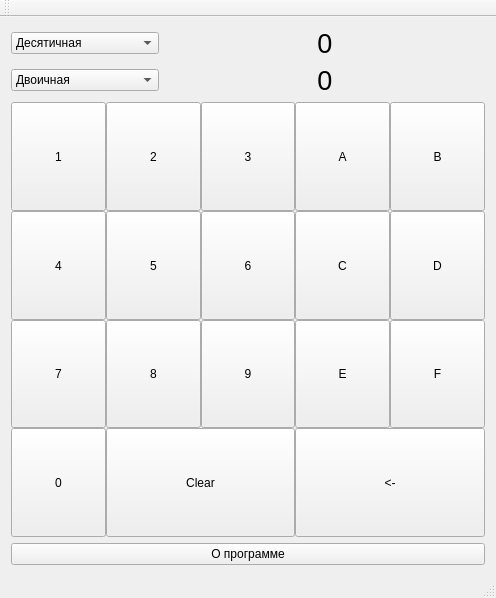
<?xml version="1.0" encoding="UTF-8"?>
<ui version="4.0">
 <class>MainWindow</class>
 <widget class="QMainWindow" name="MainWindow">
  <property name="geometry">
   <rect>
    <x>0</x>
    <y>0</y>
    <width>496</width>
    <height>598</height>
   </rect>
  </property>
  <property name="focusPolicy">
   <enum>Qt::NoFocus</enum>
  </property>
  <property name="windowTitle">
   <string>MainWindow</string>
  </property>
  <widget class="QWidget" name="centralWidget">
   <layout class="QGridLayout" name="gridLayout_2">
    <item row="4" column="0">
     <layout class="QVBoxLayout" name="verticalLayout">
      <property name="spacing">
       <number>6</number>
      </property>
      <item>
       <layout class="QGridLayout" name="gridLayout_3">
        <item row="0" column="1">
         <widget class="QComboBox" name="cbFrom">
          <property name="currentText">
           <string>Десятичная</string>
          </property>
          <property name="currentIndex">
           <number>4</number>
          </property>
          <item>
           <property name="text">
            <string>Двоичная</string>
           </property>
          </item>
          <item>
           <property name="text">
            <string>Троичная</string>
           </property>
          </item>
          <item>
           <property name="text">
            <string>Четверичная</string>
           </property>
          </item>
          <item>
           <property name="text">
            <string>Восьмеричная</string>
           </property>
          </item>
          <item>
           <property name="text">
            <string>Десятичная</string>
           </property>
          </item>
          <item>
           <property name="text">
            <string>Шестнадцатеричная</string>
           </property>
          </item>
         </widget>
        </item>
        <item row="0" column="2">
         <widget class="QLabel" name="lFrom">
          <property name="sizePolicy">
           <sizepolicy hsizetype="Preferred" vsizetype="Preferred">
            <horstretch>1</horstretch>
            <verstretch>0</verstretch>
           </sizepolicy>
          </property>
          <property name="font">
           <font>
            <pointsize>20</pointsize>
           </font>
          </property>
          <property name="text">
           <string>0</string>
          </property>
          <property name="alignment">
           <set>Qt::AlignCenter</set>
          </property>
         </widget>
        </item>
        <item row="1" column="1">
         <widget class="QComboBox" name="cbTo">
          <property name="currentText">
           <string>Двоичная</string>
          </property>
          <item>
           <property name="text">
            <string>Двоичная</string>
           </property>
          </item>
          <item>
           <property name="text">
            <string>Троичная</string>
           </property>
          </item>
          <item>
           <property name="text">
            <string>Четверичная</string>
           </property>
          </item>
          <item>
           <property name="text">
            <string>Восьмеричная</string>
           </property>
          </item>
          <item>
           <property name="text">
            <string>Десятичная</string>
           </property>
          </item>
          <item>
           <property name="text">
            <string>Шестнадцатеричная</string>
           </property>
          </item>
         </widget>
        </item>
        <item row="1" column="2">
         <widget class="QLabel" name="lTo">
          <property name="sizePolicy">
           <sizepolicy hsizetype="Preferred" vsizetype="Preferred">
            <horstretch>1</horstretch>
            <verstretch>0</verstretch>
           </sizepolicy>
          </property>
          <property name="font">
           <font>
            <pointsize>20</pointsize>
           </font>
          </property>
          <property name="layoutDirection">
           <enum>Qt::LeftToRight</enum>
          </property>
          <property name="text">
           <string>0</string>
          </property>
          <property name="alignment">
           <set>Qt::AlignCenter</set>
          </property>
         </widget>
        </item>
       </layout>
      </item>
      <item>
       <layout class="QGridLayout" name="gridLayout" rowstretch="0,0,0,0,0">
        <property name="spacing">
         <number>0</number>
        </property>
        <item row="3" column="0">
         <widget class="QPushButton" name="btn7">
          <property name="sizePolicy">
           <sizepolicy hsizetype="Expanding" vsizetype="Expanding">
            <horstretch>0</horstretch>
            <verstretch>0</verstretch>
           </sizepolicy>
          </property>
          <property name="text">
           <string>7</string>
          </property>
         </widget>
        </item>
        <item row="3" column="1">
         <widget class="QPushButton" name="btn8">
          <property name="sizePolicy">
           <sizepolicy hsizetype="Expanding" vsizetype="Expanding">
            <horstretch>0</horstretch>
            <verstretch>0</verstretch>
           </sizepolicy>
          </property>
          <property name="text">
           <string>8</string>
          </property>
         </widget>
        </item>
        <item row="1" column="1">
         <widget class="QPushButton" name="btn5">
          <property name="sizePolicy">
           <sizepolicy hsizetype="Expanding" vsizetype="Expanding">
            <horstretch>0</horstretch>
            <verstretch>0</verstretch>
           </sizepolicy>
          </property>
          <property name="text">
           <string>5</string>
          </property>
         </widget>
        </item>
        <item row="1" column="0">
         <widget class="QPushButton" name="btn4">
          <property name="sizePolicy">
           <sizepolicy hsizetype="Expanding" vsizetype="Expanding">
            <horstretch>0</horstretch>
            <verstretch>0</verstretch>
           </sizepolicy>
          </property>
          <property name="text">
           <string>4</string>
          </property>
         </widget>
        </item>
        <item row="3" column="2">
         <widget class="QPushButton" name="btn9">
          <property name="sizePolicy">
           <sizepolicy hsizetype="Expanding" vsizetype="Expanding">
            <horstretch>0</horstretch>
            <verstretch>0</verstretch>
           </sizepolicy>
          </property>
          <property name="text">
           <string>9</string>
          </property>
         </widget>
        </item>
        <item row="0" column="0">
         <widget class="QPushButton" name="btn1">
          <property name="sizePolicy">
           <sizepolicy hsizetype="Expanding" vsizetype="Expanding">
            <horstretch>0</horstretch>
            <verstretch>0</verstretch>
           </sizepolicy>
          </property>
          <property name="text">
           <string>1</string>
          </property>
         </widget>
        </item>
        <item row="0" column="1">
         <widget class="QPushButton" name="btn2">
          <property name="sizePolicy">
           <sizepolicy hsizetype="Expanding" vsizetype="Expanding">
            <horstretch>0</horstretch>
            <verstretch>0</verstretch>
           </sizepolicy>
          </property>
          <property name="text">
           <string>2</string>
          </property>
         </widget>
        </item>
        <item row="4" column="0">
         <widget class="QPushButton" name="btn0">
          <property name="sizePolicy">
           <sizepolicy hsizetype="Expanding" vsizetype="Expanding">
            <horstretch>0</horstretch>
            <verstretch>0</verstretch>
           </sizepolicy>
          </property>
          <property name="text">
           <string>0</string>
          </property>
         </widget>
        </item>
        <item row="1" column="2">
         <widget class="QPushButton" name="btn6">
          <property name="sizePolicy">
           <sizepolicy hsizetype="Expanding" vsizetype="Expanding">
            <horstretch>0</horstretch>
            <verstretch>0</verstretch>
           </sizepolicy>
          </property>
          <property name="text">
           <string>6</string>
          </property>
         </widget>
        </item>
        <item row="0" column="2">
         <widget class="QPushButton" name="btn3">
          <property name="sizePolicy">
           <sizepolicy hsizetype="Expanding" vsizetype="Expanding">
            <horstretch>0</horstretch>
            <verstretch>0</verstretch>
           </sizepolicy>
          </property>
          <property name="text">
           <string>3</string>
          </property>
         </widget>
        </item>
        <item row="0" column="3">
         <widget class="QPushButton" name="btnA">
          <property name="sizePolicy">
           <sizepolicy hsizetype="Expanding" vsizetype="Expanding">
            <horstretch>0</horstretch>
            <verstretch>0</verstretch>
           </sizepolicy>
          </property>
          <property name="text">
           <string>A</string>
          </property>
         </widget>
        </item>
        <item row="0" column="5">
         <widget class="QPushButton" name="btnB">
          <property name="sizePolicy">
           <sizepolicy hsizetype="Expanding" vsizetype="Expanding">
            <horstretch>0</horstretch>
            <verstretch>0</verstretch>
           </sizepolicy>
          </property>
          <property name="text">
           <string>B</string>
          </property>
         </widget>
        </item>
        <item row="1" column="5">
         <widget class="QPushButton" name="btnD">
          <property name="sizePolicy">
           <sizepolicy hsizetype="Expanding" vsizetype="Expanding">
            <horstretch>0</horstretch>
            <verstretch>0</verstretch>
           </sizepolicy>
          </property>
          <property name="text">
           <string>D</string>
          </property>
         </widget>
        </item>
        <item row="1" column="3">
         <widget class="QPushButton" name="btnC">
          <property name="sizePolicy">
           <sizepolicy hsizetype="Expanding" vsizetype="Expanding">
            <horstretch>0</horstretch>
            <verstretch>0</verstretch>
           </sizepolicy>
          </property>
          <property name="text">
           <string>C</string>
          </property>
         </widget>
        </item>
        <item row="3" column="3">
         <widget class="QPushButton" name="btnE">
          <property name="sizePolicy">
           <sizepolicy hsizetype="Expanding" vsizetype="Expanding">
            <horstretch>0</horstretch>
            <verstretch>0</verstretch>
           </sizepolicy>
          </property>
          <property name="text">
           <string>E</string>
          </property>
         </widget>
        </item>
        <item row="3" column="5">
         <widget class="QPushButton" name="btnF">
          <property name="sizePolicy">
           <sizepolicy hsizetype="Expanding" vsizetype="Expanding">
            <horstretch>0</horstretch>
            <verstretch>0</verstretch>
           </sizepolicy>
          </property>
          <property name="text">
           <string>F</string>
          </property>
         </widget>
        </item>
        <item row="4" column="1" colspan="2">
         <widget class="QPushButton" name="btnClear">
          <property name="sizePolicy">
           <sizepolicy hsizetype="Expanding" vsizetype="Expanding">
            <horstretch>0</horstretch>
            <verstretch>0</verstretch>
           </sizepolicy>
          </property>
          <property name="text">
           <string>Clear</string>
          </property>
         </widget>
        </item>
        <item row="4" column="3" colspan="3">
         <widget class="QPushButton" name="btnBackspace">
          <property name="sizePolicy">
           <sizepolicy hsizetype="Expanding" vsizetype="Expanding">
            <horstretch>0</horstretch>
            <verstretch>0</verstretch>
           </sizepolicy>
          </property>
          <property name="text">
           <string>&lt;-</string>
          </property>
         </widget>
        </item>
       </layout>
      </item>
      <item>
       <widget class="QPushButton" name="btnAbout">
        <property name="text">
         <string>О программе</string>
        </property>
       </widget>
      </item>
     </layout>
    </item>
   </layout>
  </widget>
  <widget class="QMenuBar" name="menuBar">
   <property name="geometry">
    <rect>
     <x>0</x>
     <y>0</y>
     <width>496</width>
     <height>21</height>
    </rect>
   </property>
  </widget>
  <widget class="QToolBar" name="mainToolBar">
   <attribute name="toolBarArea">
    <enum>TopToolBarArea</enum>
   </attribute>
   <attribute name="toolBarBreak">
    <bool>false</bool>
   </attribute>
  </widget>
  <widget class="QStatusBar" name="statusBar"/>
 </widget>
 <layoutdefault spacing="6" margin="11"/>
 <tabstops>
  <tabstop>btn1</tabstop>
  <tabstop>btn2</tabstop>
  <tabstop>btn3</tabstop>
  <tabstop>btn4</tabstop>
  <tabstop>btn5</tabstop>
  <tabstop>btn6</tabstop>
  <tabstop>btn7</tabstop>
  <tabstop>btn8</tabstop>
  <tabstop>btn9</tabstop>
  <tabstop>btn0</tabstop>
  <tabstop>btnA</tabstop>
  <tabstop>btnB</tabstop>
  <tabstop>btnC</tabstop>
  <tabstop>btnD</tabstop>
  <tabstop>btnE</tabstop>
  <tabstop>btnF</tabstop>
  <tabstop>btnClear</tabstop>
  <tabstop>btnBackspace</tabstop>
  <tabstop>btnAbout</tabstop>
 </tabstops>
 <resources/>
 <connections/>
</ui>
